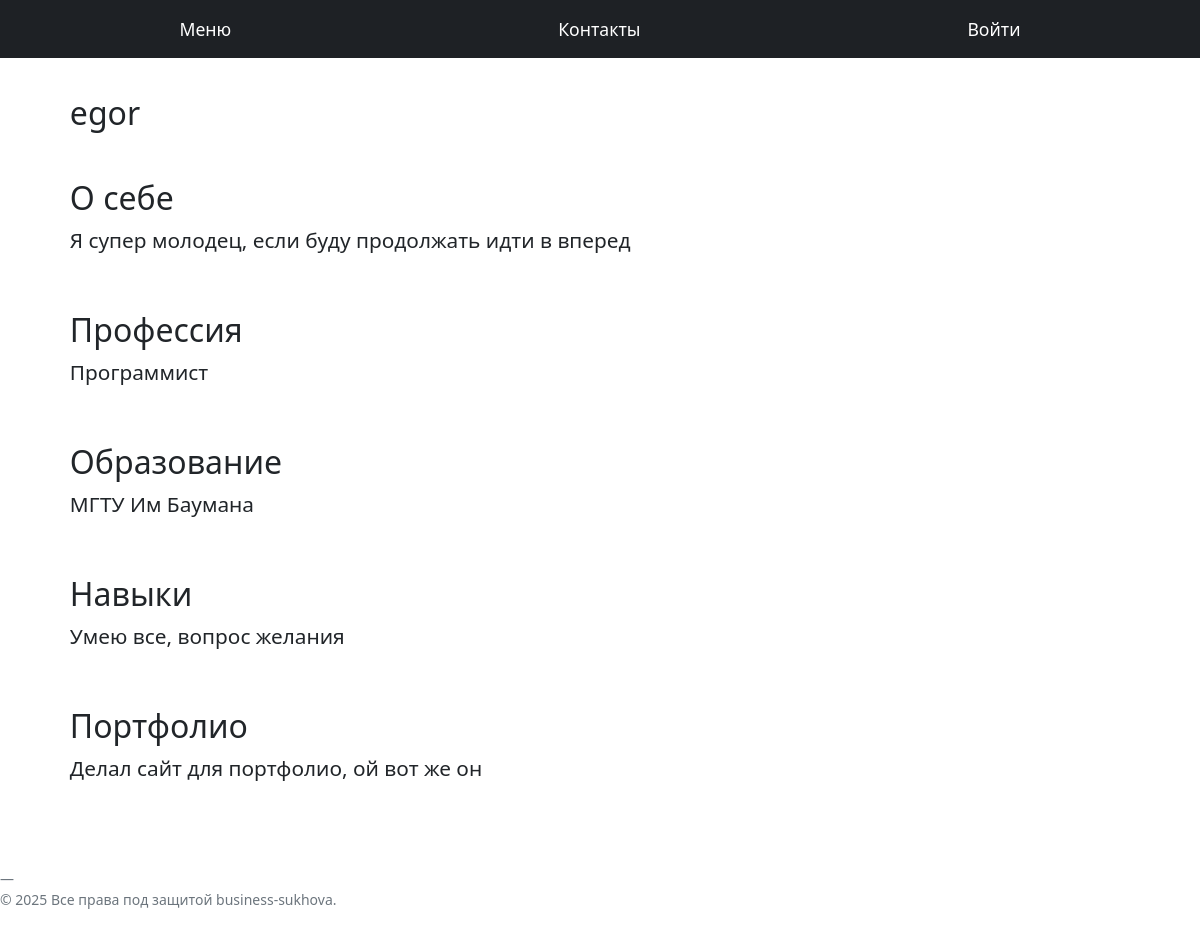
The app's page /resume/2/ with its own data.
### resume/models.py (models this page shows)
class Resume(models.Model):
    author = models.ForeignKey(Profile, on_delete=models.CASCADE, related_name='resumes')
    about = models.TextField()
    profession = models.CharField(max_length=100)
    education = models.CharField(max_length=100)
    skills = models.TextField()
    portfolio = models.TextField()
    updated_at = models.DateTimeField(auto_now=True)
    created_at = models.DateTimeField(auto_now_add=True)

### root/models.py (models this page shows, shortened)
class Profile(models.Model):
    user = models.OneToOneField(User, on_delete=models.CASCADE, related_name='profile')
    city = models.CharField(max_length=100, null=True, blank=True)
    country = models.CharField(max_length=100, null=True, blank=True)

### resume/views.py (the view, shortened to what this page needs)
# urls.py: path('<int:id>/', views.get_by_id, name='get_by_id'),
def get_by_id(request, id):
    if request.method == "GET":
        resume = Resume.objects.filter(id=id).first()
        if resume:
            return render(request, 'resume/view.html', context={"resume": resume})
        else:
            return render(request, 'root/404.html')

### resume/templates/resume/view.html (shortened to what this page needs)
{% extends "root/base.html" %}
{% load static %}
{% block css %}
    <link rel="stylesheet" href="{% static 'resume/css/resume.css' %}">
{% endblock %}
{% block main %}
    <div id="resume" class="d-flex flex-column gap-3">
        <section id="introduce" class="row align-items-center">
            <div class="col-md-6">
                <h2 class="">{{ resume.author.user.username }}</h2>
            </div>
        </section>
        <section id="about">
            <h2>О себе</h2>
            <p class="editable">{{ resume.about }}</p>
        </section>
        <section id="profession">
            <h2>Профессия</h2>
            <p class="editable">{{ resume.profession }}</p>
        </section>
        <section id="education">
            <h2>Образование</h2>
            <p class="editable">{{ resume.education }}</p>
        </section>
        <section id="skills">
            <h2>Навыки</h2>
            <p class="editable">{{ resume.skills }}</p>
        </section>
        <section id="portfolio">
            <h2>Портфолио</h2>
            <p class="editable">{{ resume.portfolio }}</p>
        </section>
    </div>
{% endblock %}

### root/templates/root/base.html (shortened to what this page needs)
{% load static %}
<!DOCTYPE html>
<html lang="en">
<head>
    {% block css %}{% endblock %}
    <link rel="stylesheet" href="{% static 'root/css/base.css' %}">
    <link rel="stylesheet" href="{% static 'bootstrap-5.0.2-dist/css/bootstrap.min.css' %}">
</head>
<body>
    <header>
        <div class="nav-container">
            <a href="{% url 'root:main' %}">Меню</a>
            <a href="{% url 'root:contacts' %}">Контакты</a>
            {% if user.is_authenticated %}
                <a href="#" class="nav-link-like">{{ user.username }}</a>
                <a href="{% url 'root:logout' %}" class="nav-link-like">Выйти</a>
            {% else %}
                <a href="{% url 'root:login' %}">Войти</a>
            {% endif %}
        </div>
    </header>
    <main>
        {% block main %}
        {% endblock %}
    </main>
    <footer class="blockquote-footer mt-3">
        <p>&copy; 2025 Все права под защитой business-sukhova.</p>
    </footer>
</body>
</html>

### resume/static/resume/css/resume.css (style rules this page uses)
#resume > section { padding: 1% 3%; }
#resume > section > p { font-size: 1.3em; }
.editable { cursor: pointer; }

### root/static/root/css/base.css (style rules this page uses)
header { width: 100%; background-color: #1e2125; }
.nav-container { max-width: 1200px; margin: 0 auto; display: flex; justify-content: space-around; align-items: center; padding: 1em; }
.nav-container a, .nav-link-like { color: white; text-decoration: none; font-size: 1.1em; }
main { padding: 2% 3%; }

### records on screen
Resume: author.user.username "egor", about "Я супер молодец, если буду продолжать идти в вперед", profession "Программист", education "МГТУ Им Баумана", skills "Умею все, вопрос желания", portfolio "Делал сайт для портфолио, ой вот же он"
